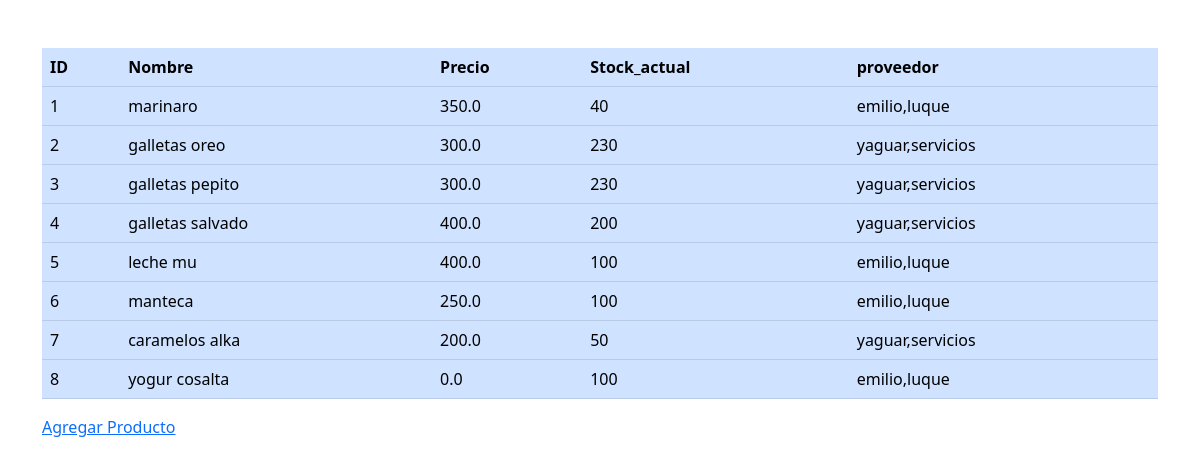
Page /compra/listado_productos/ on the earlier database version.
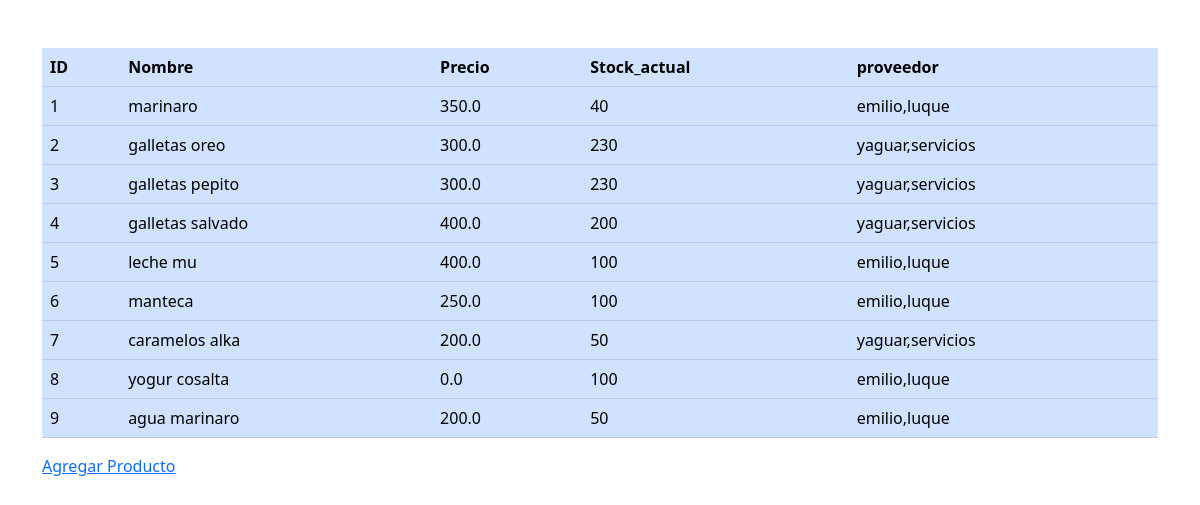
Same page on the later database version.
### compra/models.py (models this page shows, shortened)
class Producto(models.Model):
    nombre=models.CharField(max_length=25)
    precio=models.FloatField(default=0)
    stock_actual=models.IntegerField(default=0)
    proveedor=models.ForeignKey(Proveedor,related_name="proveedor",on_delete=models.CASCADE)

class Proveedor(models.Model):
    nombre=models.CharField(max_length=50)
    apellido=models.CharField(max_length=50)
    dni=models.IntegerField(default=0)
    def __str__(self):
        return f"{self.nombre},{self.apellido}"

### compra/views.py (the view)
# urls.py: path("productos/",listado_productos,name="Listado_productos"),
def listado_productos(request):
    lista_productos=Producto.objects.all()
    context={
        "listado_productos":lista_productos
    }
    return render(request,"compra/listado_productos.html",context)

### StockControl/jinja2.py (called while the page is built)
def ini_jinja2(**options):
    env = Environment(**options)
    env.globals.update({
        'static': staticfiles_storage.url,
        'url': reverse,
    })
    return env

### compra/templates/compra/listado_productos.html (shortened to what this page needs)
{% load static %}
<html>
    <head>
        <link rel="stylesheet" href="{% static 'css/bootstrap.min.css' %}">
    </head>
    <body>
        <div class="container">
            <br><br>
            <table class="table table-primary">
                <tr>
                    <th>ID</th>
                    <th>Nombre</th>
                    <th>Precio</th>
                    <th>Stock_actual</th>
                    <th>proveedor</th>
                </tr>
                {% for producto in listado_productos %}
                    <tr>
                        <td>{{ producto.id }}</td>
                        <td>{{ producto.nombre }}</td>
                        <td>{{ producto.precio }}</td>
                        <td>{{  producto.stock_actual  }}</td>
                        <td>{{ producto.proveedor }}</td>
                    </tr>
                {% endfor %}
            </table>
            <a href="{% url 'agregar_producto' %}">
                Agregar Producto
            </a>
        </div>
    </body>
</html>

Differences in the rows shown:
added Producto: id "9", nombre "agua marinaro", precio "200.0", stock_actual "50", proveedor "emilio,luque"
